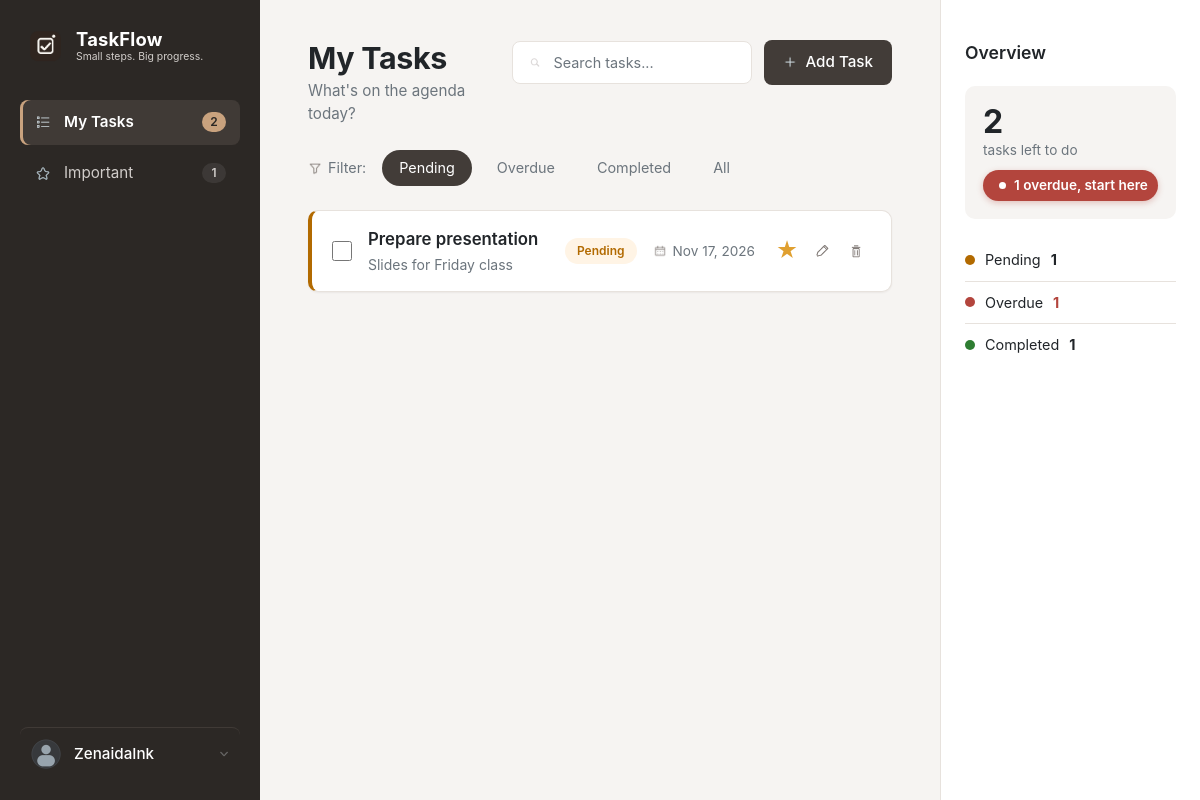
The page / on the database its author committed.
### tables this page shows
CREATE TABLE tasks (
    id               INT AUTO_INCREMENT PRIMARY KEY,
    task_name        VARCHAR(255) NOT NULL,
    task_description TEXT NOT NULL,
    status           ENUM('pending', 'completed', 'overdue') DEFAULT 'pending',
    created_at       TIMESTAMP DEFAULT CURRENT_TIMESTAMP,
    due_date         DATE NULL,
    is_important     TINYINT(1) NOT NULL DEFAULT 0      
);

### index.php (the view, shortened to what this page needs)
<?php
require_once 'db.php';
function e($value) {
    return htmlspecialchars((string) $value, ENT_QUOTES, 'UTF-8');
}
$view = $_GET['view'] ?? 'mytasks';
$pageTitle = VIEWS[$view];
$statusFilter = $_GET['status'] ?? 'todo';
$failedEditId = '';
$stmt = $pdo->prepare("SELECT * FROM tasks ORDER BY id ASC");
$stmt->execute();
$allTasks = [];
foreach ($stmt->fetchAll() as $row) {
    $dbStatus = $row['status'];
    $allTasks[] = [
        'id'          => (string) $row['id'],
        'name'        => $row['task_name'],
        'description' => $row['task_description'],
        'due'         => $row['due_date'] ?? '',
        'status'      => ($dbStatus === 'completed') ? 'completed' : 'todo',
        'display'     => ($dbStatus === 'pending') ? 'todo' : $dbStatus,
        'important'   => (bool) $row['is_important'],
        'created'     => $row['created_at'],
    ];
}
$visibleTasks = [];
foreach ($allTasks as $task) {
    $show = ($view === 'important') ? $task['important'] : true;
    if ($show && ($statusFilter === 'all' || $task['display'] === $statusFilter)) {
        $visibleTasks[] = $task;
    }
}
$counts = ['mytasks' => 0, 'important' => 0];
foreach ($allTasks as $t) {
    if ($t['display'] === 'completed') {
        continue;
    }
    $counts['mytasks']++;
    if ($t['important']) {
        $counts['important']++;
    }
}
$stats = ['total' => 0, 'todo' => 0, 'overdue' => 0, 'completed' => 0];
foreach ($allTasks as $t) {
    $stats['total']++;
    $stats[$t['display']]++;
}
$openCount = $stats['todo'] + $stats['overdue'];
$formAction = '?view=' . e($view) . '&amp;status=' . e($statusFilter);
?>
<!DOCTYPE html>
<html lang="en">
<head>
  <link rel="stylesheet" href="style.css">
</head>
<body>
<aside class="sidebar" id="sidebar">
    <div class="logo">
    <img src="assets/logo.png" alt="" class="logo-img">
    <div class="logo-text">
      <span class="logo-title">TaskFlow</span>
      <span class="logo-sub">Small steps. Big progress.</span>
    </div>
  </div>
  <nav aria-label="Task categories">
    <ul class="nav-menu">
      <li>
  <a href="?view=mytasks" class="nav-item<?= $view === 'mytasks' ? ' active' : '' ?>"<?= $view === 'mytasks' ? ' aria-current="page"' : '' ?>>
    <img src="assets/tasks.png" alt="" class="nav-icon">
    <span>My Tasks</span>
    <span class="nav-count"><?= $counts['mytasks'] ?></span>
  </a>
      </li>
      <li>
        <a href="?view=important" class="nav-item<?= $view === 'important' ? ' active' : '' ?>"<?= $view === 'important' ? ' aria-current="page"' : '' ?>>
          <img src="assets/Brown Star Outline.png" alt="" class="nav-icon">
          <span>Important</span>
          <span class="nav-count"><?= $counts['important'] ?></span>
        </a>
      </li>
    </ul>
  </nav>
  <footer class="user">
    <img src="assets/taskflow_user_icon.png" alt="User avatar" class="user-avatar">
    <span class="user-name">ZenaidaInk</span>
    <img src="assets/taskflow_dropdown_icon.png" alt="" class="user-arrow">
  </footer>
</aside>
<main class="main-content">
  <header class="app-header">
    <div class="header-title">
      <h1><?= e($pageTitle) ?></h1>
      <p>What's on the agenda today?</p>
    </div>
    <div class="header-actions">
      <div class="search-bar">
        <img src="assets/Minimal Taupe Magnifying Glass Icon.png" alt="">
        <input type="text" id="task-search" placeholder="Search tasks..." aria-label="Search tasks">
      </div>
      <button type="button" class="btn-primary" id="add-task-btn" aria-controls="add-task-section" aria-expanded="false">
        <img src="assets/add.png" alt=""> Add Task
      </button>
    </div>
  </header>
  <nav class="filter-tabs" aria-label="Filter tasks by status">
    <span class="filter-label"><img src="assets/filter.png" alt=""> Filter:</span>
    <a href="?view=<?= e($view) ?>&amp;status=todo" class="filter-tab<?= $statusFilter === 'todo' ? ' active' : '' ?>" data-status="todo">Pending</a>
    <a href="?view=<?= e($view) ?>&amp;status=overdue" class="filter-tab<?= $statusFilter === 'overdue' ? ' active' : '' ?>" data-status="overdue">Overdue</a>
    <a href="?view=<?= e($view) ?>&amp;status=completed" class="filter-tab<?= $statusFilter === 'completed' ? ' active' : '' ?>" data-status="completed">Completed</a>
    <a href="?view=<?= e($view) ?>&amp;status=all" class="filter-tab<?= $statusFilter === 'all' ? ' active' : '' ?>" data-status="all">All</a>
  </nav>
  <section class="tasks" aria-label="Task list">
    <ul class="task-list" id="task-list">
    <?php foreach ($visibleTasks as $task):
      $name        = e($task['name']);
      $description = e($task['description']);
      $status      = $task['display'];
      $isDone      = ($status === 'completed');
      $isOverdue   = ($status === 'overdue');
      $isStarred   = !empty($task['important']);
      $editFailed = ($failedEditId !== '' && $task['id'] === $failedEditId);
    ?>
      <li class="task-item<?= $isDone ? ' is-complete' : '' ?>" data-status="<?= e($status) ?>">
        <div class="task-row">
            <form method="POST" action="?view=<?= e($view) ?>&amp;status=<?= e($statusFilter) ?>" class="checkbox-form">            <input type="hidden" name="action" value="toggle_done">
            <input type="checkbox" class="task-checkbox" aria-label="Mark &quot;<?= $name ?>&quot; as done"<?= $isDone ? ' checked' : '' ?>>
          </form>
          <div class="task-details">
            <h3<?= $isDone ? ' class="is-done"' : '' ?>><?= $name ?></h3>
            <p><?= $description ?></p>
          </div>
          <span class="status-badge <?= e(STATUS_BADGE[$status]) ?>"><?= e(STATUS_LABELS[$status]) ?></span>
          <span class="task-date<?= $isOverdue ? ' is-overdue' : '' ?>"><img src="assets/calendar.png" alt=""><?php if ($task['due'] === ''): ?>No due date<?php else: ?><?= e(date('M d, Y', strtotime($task['due']))) ?><?= $isOverdue ? ' (overdue)' : '' ?><?php endif; ?></span>
          <div class="task-actions">
              <form method="POST" action="?view=<?= e($view) ?>&amp;status=<?= e($statusFilter) ?>">              <input type="hidden" name="action" value="toggle_star">
              <button type="submit" class="btn-icon star<?= $isStarred ? ' is-active' : '' ?>" aria-label="Mark as important" aria-pressed="<?= $isStarred ? 'true' : 'false' ?>"><?= $isStarred ? '★' : '☆' ?></button>
            </form>
            <button type="button" class="btn-icon edit" aria-label="Edit &quot;<?= $name ?>&quot;" aria-expanded="<?= $editFailed ? 'true' : 'false' ?>"><img src="assets/edit.png" alt=""></button>
            <form method="POST" action="<?= $formAction ?>" class="delete-form">
              <button type="button" class="btn-icon js-confirm" aria-label="Delete &quot;<?= $name ?>&quot;"
                      data-modal-title="Delete task?"
                      data-modal-message="&quot;<?= $name ?>&quot; will be permanently deleted. This can't be undone."
                      data-modal-confirm="Delete"><img src="assets/trash.png" alt=""></button>
            </form>
          </div>
        </div>
      </li>
    <?php endforeach; ?>
    </ul>
  </section>
</main>
<aside class="right-sidebar" aria-label="Task overview">
  <h2>Overview</h2>
  <div class="progress-card">
    <?php if ($openCount > 0): ?>
      <p class="progress-value"><?= $openCount ?></p>
      <p class="progress-caption"><?= $openCount === 1 ? 'task left to do' : 'tasks left to do' ?></p>
      <?php if ($stats['overdue'] > 0): ?>
        <a class="overdue-note" href="?view=mytasks&amp;status=overdue"><?= $stats['overdue'] ?> overdue, start here</a>
      <?php endif; ?>
    <?php else: ?>
      <p class="progress-value">All clear</p>
      <p class="progress-caption">Nothing left to do.</p>
    <?php endif; ?>
  </div>
  <ul class="stat-list">
    <li><a class="stat-link<?= $stats['todo'] === 0 ? ' is-zero' : '' ?>" href="?view=mytasks&amp;status=todo"><span class="dot dot-pending"></span><span>Pending</span><strong><?= $stats['todo'] ?></strong></a></li>
    <li><a class="stat-link<?= $stats['overdue'] === 0 ? ' is-zero' : ' is-alert' ?>" href="?view=mytasks&amp;status=overdue"><span class="dot dot-overdue"></span><span>Overdue</span><strong><?= $stats['overdue'] ?></strong></a></li>
    <li><a class="stat-link<?= $stats['completed'] === 0 ? ' is-zero' : '' ?>" href="?view=mytasks&amp;status=completed"><span class="dot dot-completed"></span><span>Completed</span><strong><?= $stats['completed'] ?></strong></a></li>
  </ul>
</aside>
</body>
</html>

### rows shown on the page
tasks: task_name "Prepare presentation", task_description "Slides for Friday class", status "Pending", due_date "Nov 17, 2026"

### other values the page prints
$counts['mytasks'] "2"
$counts['important'] "1"
$pageTitle "My Tasks"
$openCount "2"
$stats['overdue'] "1"
$stats['todo'] "1"
$stats['completed'] "1"
